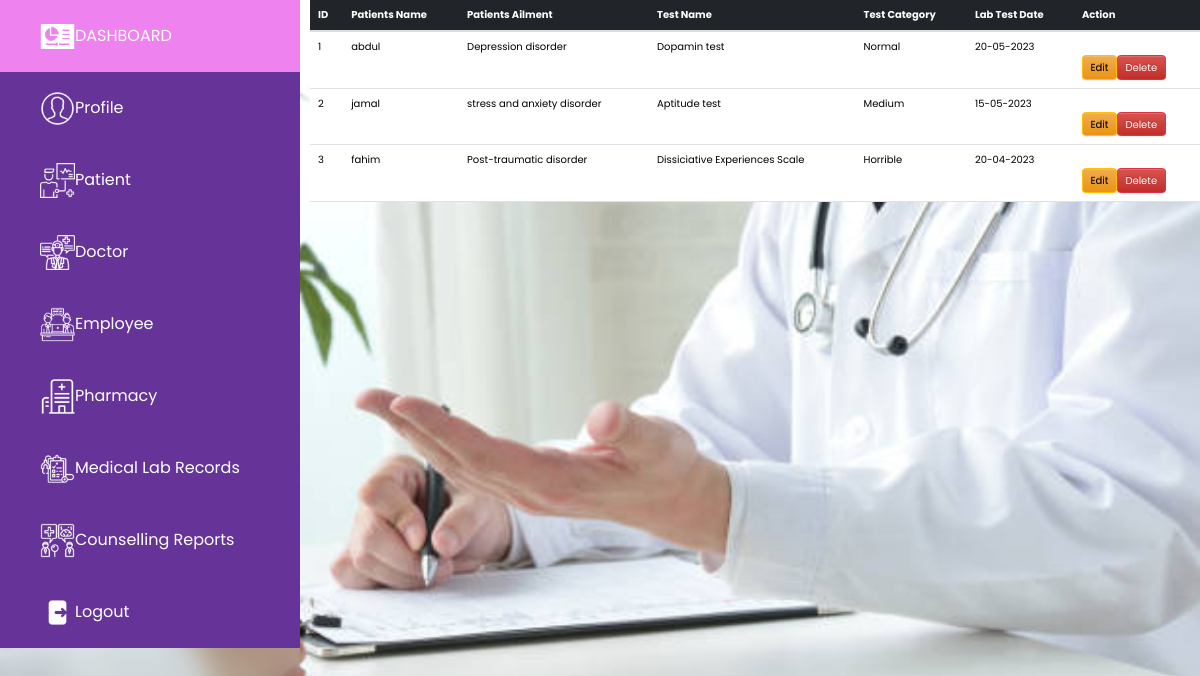
/View/admin/medical_lab_records_features/List_Medical_Lab.php (signed in), run on the app's committed database.
### tables this page shows
CREATE TABLE `test` (
  `id` int(60) NOT NULL,
  `patients_name` varchar(60) NOT NULL,
  `patients_ailment` varchar(60) NOT NULL,
  `test_name` varchar(60) NOT NULL,
  `test_category` varchar(60) NOT NULL,
  `lab_test_date_conducted` varchar(60) NOT NULL,
  `user_id` varchar(60) NOT NULL
);

### Navigation_BarLinks.php (called while the page is built, shortened)
<?php
function Admin_Dashboard_page()
{
    return '/Ideal_Health_Counselling_Management_System/View/admin/Admin_Dashboard.php';
}
function List_Doctor(){
    return '/Ideal_Health_Counselling_Management_System/View/admin/doctor_features/List_Doctor.php';
}
function Edit_Medical_Lab()
{
 return '/Ideal_Health_Counselling_Management_System/View/admin/medical_lab_records_features/Edit_Medical_Lab.php';
}
function List_Medical_Lab()
{
 return '/Ideal_Health_Counselling_Management_System/View/admin/medical_lab_records_features/List_Medical_Lab.php';
}
function Delete_Medical_Lab_Controller()
{
 return '/Ideal_Health_Counselling_Management_System/Controller/admin/medical_lab_records_features/Delete__Medical_LabController.php';
}
function List_Employee()
{
 return '/Ideal_Health_Counselling_Management_System/View/admin/employee_features/List_Employee.php';
}

### Model/medical_lab_repo.php (called while the page is built, shortened)
<?php
function findAllMedicalLabReport()
{
    $conn = db_conn();
    $selectQuery = 'SELECT * FROM `test`';
    try {
        $result = $conn->query($selectQuery);
        $rows = array();
        while ($row = $result->fetch_assoc()) {
            $rows[] = $row;
        }
        return $rows;
    } catch (Exception $e) {
        echo "Error: " . $e->getMessage();
        return null;
    } finally {
        $conn->close();
    }
}

### View/admin/medical_lab_records_features/List_Medical_Lab.php (the view, shortened to what this page needs)
<?php
require_once '../../../Navigation_BarLinks.php';
require_once '../../../Model/medical_lab_repo.php';
$Admin_Dashboard = Admin_Dashboard_page();
$Edit_Medical_lab_Page = Edit_Medical_Lab();
$Delete_Medical_lab_Controller = Delete_Medical_lab_Controller();
$List_Doctor = List_Doctor();
$List_Employee = List_Employee();
$Medical_Lab_Records_List=List_Medical_Lab();
?>
<!DOCTYPE html>
<html lang="en" dir ="ltr">
<head>
    <link rel="stylesheet" href ="css/style.css">
    <link rel="stylesheet" href="https://cdnjs.cloudflare.com/ajax/libs/font-awesome/5.15.4/css/all.min.css"/>
    <link rel="stylesheet" href="https://cdn.jsdelivr.net/npm/bootstrap@3.3.7/dist/css/bootstrap.min.css">
    <link rel="stylesheet" href="https://cdn.jsdelivr.net/npm/bootstrap@3.3.7/dist/css/bootstrap-theme.min.css">
</head>
<body>
<div class ="menu-btn">
</div>
<div class= "side-bar">
    <div class ="close-btn">
    </div>
    <nav>
        <div class ="menu">
            <div class="item"><a href ="<?php echo $Admin_Dashboard; ?>"><img height="35px" width="35px" src="/Ideal_Health_Counselling_Management_System/View/images/dashboard_icon.png">DASHBOARD</i></a></div>
            <div class="item">
                <a class ="sub-btn"><img height="35px" width="35px" src="/Ideal_Health_Counselling_Management_System/View/images/user_icon.png">Profile<i class ="fas-fa-angle-right dropdown"></i></a>
            </div>
            <div class="item">
                <a class ="sub-btn"><img height="35px" width="35px" src="/Ideal_Health_Counselling_Management_System/View/images/patient_icon.png">Patient<i class ="fas-fa-angle-right dropdown"></i></a>
            </div>
            <div class="item">
                <a href="<?php echo $List_Doctor; ?>" class ="sub-btn"><img height="35px" width="35px" src="/Ideal_Health_Counselling_Management_System/View/images/doctor_icon.png">Doctor</a>
            </div>
            <div class="item">
                  <a href="<?php echo $List_Employee; ?>" class ="sub-btn"><img height="35px" width="35px" src="/Ideal_Health_Counselling_Management_System/View/images/employee_icon.png">Employee<i class ="fas-fa-angle-right dropdown"></i></a>
            </div>
            <div class="item">
                <a class ="sub-btn"><img height="35px" width="35px" src="/Ideal_Health_Counselling_Management_System/View/images/pharmacy_icon.png">Pharmacy<i class ="fas-fa-angle-right dropdown"></i></a>
            </div>
            <div class="item">
            <a href="<?php echo $Medical_Lab_Records_List; ?>" class ="sub-btn"><img height="35px" width="35px" src="/Ideal_Health_Counselling_Management_System/View/images/medical-laboratory_icon.png">Medical Lab Records<i class ="fas-fa-angle-right dropdown"></i></a>
            </div>
            <div class="item">
                <a class ="sub-btn"><img height="35px" width="35px" src="/Ideal_Health_Counselling_Management_System/View/images/Doctor_Patient_Counselling_report.png">Counselling Reports<i class ="fas-fa-angle-right dropdown"></i></a>
            </div>
            <div class="item"><a href ="#"><img height="35px" width="35px" src="/Ideal_Health_Counselling_Management_System/View/images/logout_icon.png">Logout</i></a></div>
        </div>
</div>
<section class ="main" style ="margin-left:310px;">
    <table class="table">
        <thead class="table-dark">
           <tr>
               <th>ID</th>
               <th>Patients Name</th>
               <th>Patients Ailment</th>
               <th>Test Name</th>
               <th>Test Category</th>
               <th>Lab Test Date</th>
               <th>Action</th>
           </tr>
        </thead>
        <tbody>
        <?php
        $data = findAllMedicalLabReport();
        foreach ($data as $row){
            echo '<tr>';
            echo '<td>'.$row['id'].'</td>';
            echo '<td>'.$row['patients_name'].'</td>';
            echo '<td>'.$row['patients_ailment'].'</td>';
            echo '<td>'.$row['test_name'].'</td>';
            echo '<td>'.$row['test_category'].'</td>';
            echo '<td>'.$row['lab_test_date_conducted'].'</td>';
            echo '<td>';
            echo '<div class="d-flex">';
            echo '
                                <form action="'.$Edit_Medical_lab_Page.'" method="post" class="mr-2">
                                    <div class="form-group">
                                        <input type="number" id="selected_id" name="selected_id" hidden="hidden" value="' . $row['id'] . '" />
                                        <input type="number" id="selected_user_id" name="selected_user_id" hidden="hidden" value="' . $row['user_id'] . '" />
                                    </div>
                                    <input type="submit" class="btn btn-warning" value="Edit"/>
                                </form>
                            ';
            echo '
                                <form action="'.$Delete_Medical_lab_Controller.'" method="post">
                                    <div class="form-group">
                                        <input type="number" id="selected_id" name="selected_id" hidden="hidden" value="' . $row['id'] . '" />
                                        <input type="number" id="selected_user_id_del" name="selected_user_id" hidden="hidden" value="' . $row['user_id'] . '" />
                                    </div>
                                    <input type="submit" class="btn btn-danger" value="Delete"/>
                                </form>
                            ';
            echo '</div>';
            echo '</td>';
            echo '</tr>';
        }
        ?>
        </tbody>
    </table>
</section>
</body>
</html>

### View/css/style.css (style rules this page uses)
* { margin: 0; padding: 0; box-sizing: border-box; font-family: "Poppins" , sans-serif; }
body { min-height:100vh; background :url(Counselling_pic.jpg)no-repeat; background-size:cover; background-position: center; }
.side-bar { background:rgba(255,255,255,0.1); backdrop-filter:blur(15px); width:290px; height:100vh; position:fixed; top: 0; left: 0; overflow-y:auto; }
.side-bar .menu .item { position:relative; cursor: pointer; }
.side-bar .menu .item a { color: #fff; background:lightblue; font-size: 16px; text-decoration:none; display:block; padding: 5px 30px; line-height: 60px; }

### View/admin/medical_lab_records_features/List_Medical_Lab.php (style rules this page uses)
* { margin: 0; padding: 0; box-sizing: border-box; font-family: "Poppins" , sans-serif; }
body { min-height:100vh; background-size:cover; background-position: center; }
.side-bar { background:rgba(255,255,255,0.1); backdrop-filter:blur(15px); width:300px; height:200vh; position:fixed; top: 0; overflow-y:auto; }
.side-bar .menu .item { position:relative; cursor: pointer; }
.side-bar .menu .item a { color: #fff; background:rebeccapurple ; font-size: 16px; text-decoration:none; display:block; padding: 05px 40px; line-height: 62px; }
.close-btn { position:absolute; color: #fff; font-size: 20px; right:0; margin: 25px; cursor: pointer; }
.menu-btn { position:absolute; color: #fff; font-size: 20px; margin: 25px; cursor: pointer; }

### data on the page
test: id "1", patients_name "abdul", patients_ailment "Depression disorder", test_name "Dopamin test", test_category "Normal", lab_test_date_conducted "20-05-2023"
test: id "2", patients_name "jamal", patients_ailment "stress and anxiety disorder", test_name "Aptitude test", test_category "Medium", lab_test_date_conducted "15-05-2023"
test: id "3", patients_name "fahim", patients_ailment "Post-traumatic disorder", test_name "Dissiciative Experiences Scale", test_category "Horrible", lab_test_date_conducted "20-04-2023"
